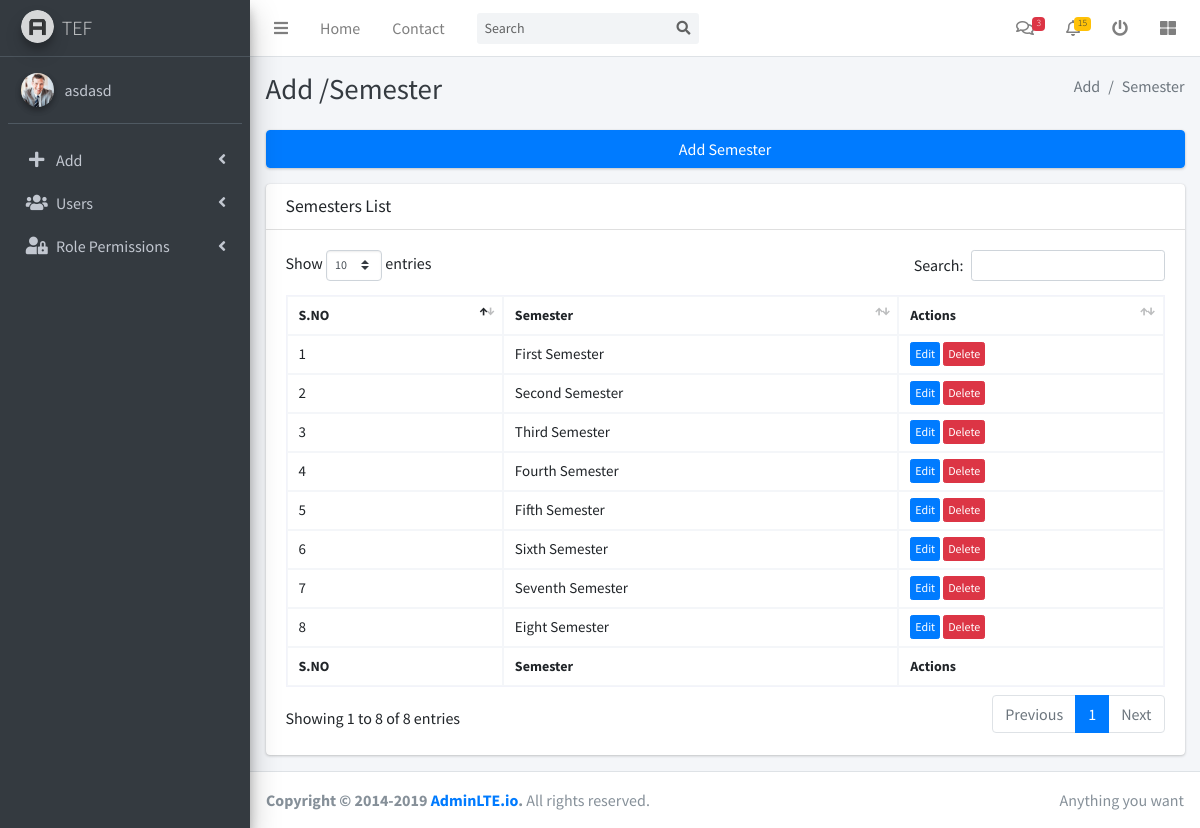
The page /modules/students/semesters.php (signed in) on the database its author committed.
### tables this page shows
CREATE TABLE `semester` (
  `srno` int(11) NOT NULL,
  `semester` varchar(30) DEFAULT NULL,
  `created_by` int(11) NOT NULL,
  `created_at` datetime DEFAULT NULL,
  `updated_at` datetime DEFAULT NULL
);

### modules/students/semesters.php (the view, shortened to what this page needs)
<?php include('../../config.php');?>
<!DOCTYPE html>
<html lang="en">
<head>
<?php include(INCLUDE_PATH.'/layouts/links.php');?>
<link rel="stylesheet" href="<?php echo BASE_URL; ?>assets/plugins/datatables-bs4/css/dataTables.bootstrap4.css">
</head>
<body class="hold-transition sidebar-mini">
<div class="wrapper">
<?php include(INCLUDE_PATH.'/layouts/navbar.php');?>
<?php include(INCLUDE_PATH.'/layouts/sidebar.php');?>
  <div class="content-wrapper">
    <div class="content-header">
      <div class="container-fluid">
        <div class="row mb-2">
          <div class="col-sm-6">
            <h1 class="m-0 text-dark">Add /Semester</h1>
          </div>
          <div class="col-sm-6">
            <ol class="breadcrumb float-sm-right">
              <li class="breadcrumb-item active">Add</li>
              <li class="breadcrumb-item active">Semester</li>
            </ol>
          </div>
        </div>
      </div>
    </div>
    <section class="content">
      <div class="container-fluid">
       <div class="row">
         <div class="col-12">
            <div class="card">
              <div class="btn-group">
               <button type="button" class="btn btn-primary" data-toggle="modal" data-target="#myModal">
                 Add Semester
               </button>
              </div>
             </div>
         </div>
       </div>
       <div class="row">
         <div class="col-md-12 col-lg-12 col-sm-12">
          <div class="card">
            <div class="card-header">
              <h3 class="card-title">Semesters List</h3>
            </div>
            <div class="card-body">
              <table id="example1" class="w-100"  >
                <thead>
                <tr>
                  <th>S.NO</th>
                  <th>Semester</th>
                  <th>Actions</th>
                </tr>
                </thead>
                <tbody id="list">
                    <?php
                    $c=1;
                    $get_users=mysqli_query($con,"SELECT * from semester");
                    while($rows=mysqli_fetch_array($get_users)){
                   ?>
                <tr>
                    <td><?php  echo $c++;?></td>
                    <td><?php  echo $rows['semester'];?></td>
                   <td>
                    <button class="btn btn-primary btn-xs editBtn"  type="button" data-toggle="modal" data-target="#edituser" value="<?php echo $rows['srno'];?>" onclick="semEdit(this.value)" id="editBtn">Edit
                    </button>
                    <button class="btn btn-danger btn-xs deleteBtn" type="button" data-toggle="modal" data-target="#changeImage" value="<?php echo $rows['srno'];?>"  id="deleteBtn">Delete
                    </button></td>
                </tr>
                <?php }?>
               </tbody>
                <tfoot>
                <tr>
                  <th>S.NO</th>
                  <th>Semester</th>
                  <th>Actions</th>
                </tr>
                </tfoot>
              </table>
            </div>
          </div>
           </div>
        </div>
      </div>
    </section>
  </div>
<?php include(INCLUDE_PATH.'/layouts/footer.php');?>
</div>
</body>
</html>

### modules/students/semesters.php (style rules this page uses)
td,th,tr { height: 35px; border: 1px solid #f4f6f9; padding-left: 11px; }

### rows shown on the page
semester: semester "First Semester"
semester: semester "Second Semester"
semester: semester "Third Semester"
semester: semester "Fourth Semester"
semester: semester "Fifth Semester"
semester: semester "Sixth Semester"
semester: semester "Seventh Semester"
semester: semester "Eight Semester"

### other values the page prints
$_SESSION['user']['FNAME'] "asdasd"
